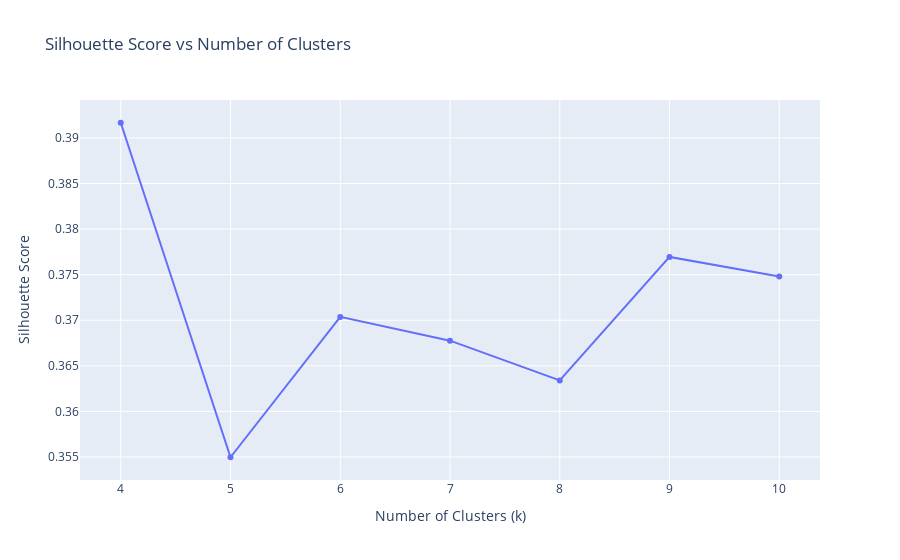

Notebook cell for this chart:
### Markdown cell above
Jika diperhatikan pada grafik elbow method diatas. `Namun apa sih sebenarnya Elbow Method ini?`  

Jadi Elbow Method merupakan salah satu metode yang digunakan untuk menentukan banyaknya cluster yang optimal dalam algoritma K-Means. Berikut adalah langkah langkah dalam menentukan jumlah cluster yang optimal:

1. Melakukan clustering dengan dengan berbagai jumlah cluster, dalah hal ini kita memulai dari jumlah cluster yakni 3 buah seperti yang sudah dijelaskan sebelumnya.

2. Hitung nilai WCSS (Within-Cluster Sum of Square) atau bisa disebut sebagai nilai galat kuadrat dari setiap cluster.

3. WCSS biasanya terletak pada sumbu y sedangkan Jumlah cluster pada sumbu x.

4. Temukan sudut yang cenderung membentuk siku atau yang menunjukkan di mana penurunan WCSS mulai menurun secara lambat. Pada titik ini, penambahan jumlah cluster tidak lagi memberikan penurunan WCSS yang signifikan.

**Berdasarkan data yang berikan, berikut adalah analisa dari elbow method:**

- Jumlah kluster: 3, WCSS: 3.844
- Jumlah kluster: 4, WCSS: 2.720
- Jumlah kluster: 5, WCSS: 2.049
- Jumlah kluster: 6, WCSS: 1.689
- Jumlah kluster: 7, WCSS: 1.417
- Jumlah kluster: 8, WCSS: 1.223
- Jumlah kluster: 9, WCSS: 1.096
- Jumlah kluster: 10, WCSS: 0.991

Dalam elbow method, kita mencari penurunan yang signifikan dalam WCSS saat jumlah kluster meningkat. Tujuan kita adalah menemukan jumlah kluster yang memberikan penurunan yang signifikan dalam WCSS, tetapi setelah titik tersebut, penurunan tidak lagi signifikan secara substansial.

Dalam kasus ini, grafik WCSS menunjukkan penurunan yang cukup tajam dari 3 kluster hingga 4 kluster, dan penurunan yang lebih lambat dari 4 kluster hingga 6 kluster. Setelah 6 kluster, penurunan WCSS tidak lagi signifikan secara substansial.

Berdasarkan analisa ini, titik "siku" atau "elbow" mungkin berada `di antara 4 dan 6 kluster`. Namun, keputusan akhir tentang jumlah kluster yang optimal harus dipertimbangkan dengan faktor lain seperti interpretasi bisnis dan tujuan analisis dan perlu dicatat bahwa penggunaan metode Elbow Method terkadang dapat bersifat subjektif, sehingga diperlukan validasi menggunakan metode lain, seperti silhouette scores.

### Code cell
silhouette_scores = []

for k in range(4, 11):
    kmeans = KMeans(n_clusters=k, init='k-means++', random_state=42)
    kmeans.fit(rfm_df_norm)
    labels = kmeans.labels_
    silhouette_scores.append(silhouette_score(rfm_df_norm, labels))

fig = go.Figure()
fig.add_trace(go.Scatter(x=np.arange(4,11), y=silhouette_scores, mode='lines+markers', name='Silhouette Score'))
fig.update_layout(title='Silhouette Score vs Number of Clusters',
xaxis_title='Number of Clusters (k)', yaxis_title='Silhouette Score')
fig.show()

### Figure 1 — Plotly figure (JSON) as saved in the notebook; plotly's stock layout.template omitted (floating-point values rounded to 4 significant figures)
{"data": [{"mode": "lines+markers", "name": "Silhouette Score", "type": "scatter", "x": [4, 5, 6, 7, 8, 9, 10], "y": [0.3917, 0.355, 0.3704, 0.3678, 0.3634, 0.3769, 0.3748]}], "layout": {"title": {"text": "Silhouette Score vs Number of Clusters"}, "xaxis": {"title": {"text": "Number of Clusters (k)"}}, "yaxis": {"title": {"text": "Silhouette Score"}}}}
